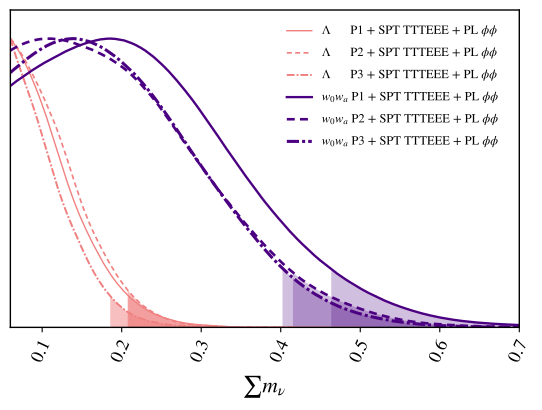

Python code for this plot:
import getdist.plots as gplot
from getdist import MCSamples
from getdist import loadMCSamples
import os
import matplotlib
import subprocess
import matplotlib.pyplot as plt
import numpy as np

# GENERAL PLOT OPTIONS
matplotlib.rcParams['mathtext.fontset'] = 'stix'
matplotlib.rcParams['font.family'] = 'STIXGeneral'
matplotlib.rcParams['mathtext.rm'] = 'Bitstream Vera Sans'
matplotlib.rcParams['mathtext.it'] = 'Bitstream Vera Sans:italic'
matplotlib.rcParams['mathtext.bf'] = 'Bitstream Vera Sans:bold'
matplotlib.rcParams['xtick.bottom'] = True
matplotlib.rcParams['xtick.top'] = False
matplotlib.rcParams['ytick.right'] = False
matplotlib.rcParams['axes.edgecolor'] = 'black'
matplotlib.rcParams['axes.linewidth'] = '1.0'
matplotlib.rcParams['axes.labelsize'] = 'medium'
matplotlib.rcParams['axes.grid'] = True
matplotlib.rcParams['grid.linewidth'] = '0.0'
matplotlib.rcParams['grid.alpha'] = '0.18'
matplotlib.rcParams['grid.color'] = 'lightgray'
matplotlib.rcParams['legend.labelspacing'] = 0.77
matplotlib.rcParams['savefig.bbox'] = 'tight'
matplotlib.rcParams['savefig.format'] = 'pdf'

chaindir=os.getcwd()

analysissettings={'smooth_scale_1D':0.35,'smooth_scale_2D':0.35,'ignore_rows': u'0.5',
'range_confidence' : u'0.01'}

analysissettings2={'smooth_scale_1D':0.35,'smooth_scale_2D':0.35,'ignore_rows': u'0.0',
'range_confidence' : u'0.01'}

root_chains = (
  'EXAMPLE_MCMC10',
  'EXAMPLE_MCMC11',
  'EXAMPLE_MCMC12',
  'EXAMPLE_MCMC13',
  'EXAMPLE_MCMC14',
  'EXAMPLE_MCMC15',
  'EXAMPLE_MCMC16',
  'EXAMPLE_MCMC17',
  'EXAMPLE_MCMC18'
)

num_points_thin = 50000

# --------------------------------------------------------------------------------
samples=loadMCSamples(chaindir + '/../chains/' + root_chains[0],settings=analysissettings)
samples.thin(factor = int(np.sum(samples.weights)/num_points_thin))
p = samples.getParams()
samples.addDerived(p.omegam*p.H0/100.,name='gamma',label='{\\Omega_m h}')
samples.addDerived(p.s8omegamp5/0.5477225575,name='SS8',label='{S_8}')
samples.addDerived(p.mnu,name='mnu2',label='{\\sum m_\\nu}', range=[0.06,0.7])
samples.saveAsText(chaindir + '/.VM_P101_TMP1')
# --------------------------------------------------------------------------------
samples=loadMCSamples(chaindir + '/../chains/' + root_chains[1],settings=analysissettings)
samples.thin(factor = int(np.sum(samples.weights)/num_points_thin))
p = samples.getParams()
samples.addDerived(p.omegam*p.H0/100.,name='gamma',label='{\\Omega_m h}')
samples.addDerived(p.s8omegamp5/0.5477225575,name='SS8',label='{S_8}')
samples.addDerived(p.mnu,name='mnu2',label='{\\sum m_\\nu}', range=[0.06,0.7])
samples.saveAsText(chaindir + '/.VM_P101_TMP2')
# --------------------------------------------------------------------------------
samples=loadMCSamples(chaindir + '/../chains/' + root_chains[2],settings=analysissettings)
samples.thin(factor = int(np.sum(samples.weights)/num_points_thin))
p = samples.getParams()
samples.addDerived(p.omegam*p.H0/100.,name='gamma',label='{\\Omega_m h}')
samples.addDerived(p.s8omegamp5/0.5477225575,name='SS8',label='{S_8}')
samples.addDerived(p.mnu,name='mnu2',label='{\\sum m_\\nu}', range=[0.06,0.7])
samples.saveAsText(chaindir + '/.VM_P101_TMP3')
# --------------------------------------------------------------------------------
# --------------------------------------------------------------------------------
samples=loadMCSamples(chaindir + '/../chains/' + root_chains[3],settings=analysissettings)
samples.thin(factor = int(np.sum(samples.weights)/num_points_thin))
p = samples.getParams()
samples.addDerived(p.omegam*p.H0/100.,name='gamma',label='{\\Omega_m h}')
samples.addDerived(p.s8omegamp5/0.5477225575,name='SS8',label='{S_8}')
samples.addDerived(p.mnu,name='mnu2',label='{\\sum m_\\nu}', range=[0.06,0.7])
samples.saveAsText(chaindir + '/.VM_P101_TMP4')
# --------------------------------------------------------------------------------
samples=loadMCSamples(chaindir + '/../chains/' + root_chains[4],settings=analysissettings)
samples.thin(factor = int(np.sum(samples.weights)/num_points_thin))
p = samples.getParams()
samples.addDerived(p.omegam*p.H0/100.,name='gamma',label='{\\Omega_m h}')
samples.addDerived(p.s8omegamp5/0.5477225575,name='SS8',label='{S_8}')
samples.addDerived(p.mnu,name='mnu2',label='{\\sum m_\\nu}', range=[0.06,0.7])
samples.saveAsText(chaindir + '/.VM_P101_TMP5')
# --------------------------------------------------------------------------------
samples=loadMCSamples(chaindir + '/../chains/' + root_chains[5],settings=analysissettings)
samples.thin(factor = int(np.sum(samples.weights)/num_points_thin))
p = samples.getParams()
samples.addDerived(p.omegam*p.H0/100.,name='gamma',label='{\\Omega_m h}')
samples.addDerived(p.s8omegamp5/0.5477225575,name='SS8',label='{S_8}')
samples.addDerived(p.mnu,name='mnu2',label='{\\sum m_\\nu}', range=[0.06,0.7])
samples.saveAsText(chaindir + '/.VM_P101_TMP6')
# --------------------------------------------------------------------------------
# --------------------------------------------------------------------------------
samples=loadMCSamples(chaindir + '/../chains/' + root_chains[6],settings=analysissettings)
samples.thin(factor = int(np.sum(samples.weights)/num_points_thin))
p = samples.getParams()
samples.addDerived(p.omegam*p.H0/100.,name='gamma',label='{\\Omega_m h}')
samples.addDerived(p.s8omegamp5/0.5477225575,name='SS8',label='{S_8}')
samples.addDerived(p.mnu,name='mnu2',label='{\\sum m_\\nu}', range=[0.06,0.7])
samples.saveAsText(chaindir + '/.VM_P101_TMP7')
# --------------------------------------------------------------------------------
samples=loadMCSamples(chaindir + '/../chains/' + root_chains[7],settings=analysissettings)
samples.thin(factor = int(np.sum(samples.weights)/num_points_thin))
p = samples.getParams()
samples.addDerived(p.omegam*p.H0/100.,name='gamma',label='{\\Omega_m h}')
samples.addDerived(p.s8omegamp5/0.5477225575,name='SS8',label='{S_8}')
samples.addDerived(p.mnu,name='mnu2',label='{\\sum m_\\nu}', range=[0.06,0.7])
samples.saveAsText(chaindir + '/.VM_P101_TMP8')
# --------------------------------------------------------------------------------
samples=loadMCSamples(chaindir + '/../chains/' + root_chains[8],settings=analysissettings)
samples.thin(factor = int(np.sum(samples.weights)/num_points_thin))
p = samples.getParams()
samples.addDerived(p.omegam*p.H0/100.,name='gamma',label='{\\Omega_m h}')
samples.addDerived(p.s8omegamp5/0.5477225575,name='SS8',label='{S_8}')
samples.addDerived(p.mnu,name='mnu2',label='{\\sum m_\\nu}', range=[0.06,0.7])
samples.saveAsText(chaindir + '/.VM_P101_TMP9')
# --------------------------------------------------------------------------------


#GET DIST PLOT SETUP
g = gplot.get_single_plotter(
  chain_dir=chaindir,
  analysis_settings=analysissettings2,
  width_inch=5.3
)

g.settings.axis_tick_x_rotation=65
g.settings.lw_contour = 1.2
g.settings.legend_rect_border = False
g.settings.figure_legend_frame = False
g.settings.axes_fontsize = 13.0
g.settings.legend_fontsize = 9.0
g.settings.alpha_filled_add = 0.85
g.settings.lab_fontsize=15.5
g.legend_labels=False
g.settings.constrained_layout=True

g.plots_1d(
  [ 
    chaindir + '/.VM_P101_TMP1', 
    chaindir + '/.VM_P101_TMP4', 
    chaindir + '/.VM_P101_TMP7', 
    chaindir + '/.VM_P101_TMP3',
    chaindir + '/.VM_P101_TMP6',
    chaindir + '/.VM_P101_TMP9'
  ],
  params=[u'mnu2'],
  line_args=[
    {'lw': 1.0,'ls': 'solid', 'color':'lightcoral'},
    {'lw': 1.2,'ls': '--', 'color':'lightcoral'},
    {'lw': 1.4,'ls': '-.', 'color': 'lightcoral'},
    {'lw': 1.7,'ls': 'solid', 'color':'indigo'},
    {'lw': 1.9,'ls': '--', 'color':'indigo'},
    {'lw': 2.2,'ls': '-.', 'color': 'indigo'}
  ]
)

g.settings.tight_layout=True
g.finish_plot(
  legend_labels=[
    '$\\Lambda \\quad \\,\\,\\,$  P1 + SPT TTTEEE + PL $\phi\phi$',
    '$\\Lambda \\quad \\,\\,\\,$  P2 + SPT TTTEEE + PL $\phi\phi$',
    '$\\Lambda \\quad \\,\\,\\,$  P3 + SPT TTTEEE + PL $\phi\phi$',
    '$w_0w_a$ P1 + SPT TTTEEE + PL $\phi\phi$',
    '$w_0w_a$ P2 + SPT TTTEEE + PL $\phi\phi$',
    '$w_0w_a$ P3 + SPT TTTEEE + PL $\phi\phi$'
  ],
  no_extra_legend_space=True,
  legend_loc=(0.52,0.625)
)

ax = g.get_axes()
ax.set_xlim(0.06,0.7)

# --------------------------------------------------------------------------------
samples        = loadMCSamples(chaindir + '/.VM_P101_TMP3',settings=analysissettings2)
stats          = samples.getMargeStats()
sampleAnalyser = gplot.MCSampleAnalysis(chaindir,settings=analysissettings2)
lims           = stats.parWithName('mnu2').limits
density        = sampleAnalyser.get_density(chaindir + '/.VM_P101_TMP3', param='mnu2')

tmp0 = []
tmp1 = []
for i in range(0,len(density.x)) :
  if((density.x[i] < lims[1].lower) or density.x[i] > lims[1].upper) :
    tmp0.append(density.x[i])
    tmp1.append(density.P[i])
plt.gca().fill_between(tmp0, 0, tmp1, facecolor='indigo',alpha=0.25) 
# --------------------------------------------------------------------------------
samples        = loadMCSamples(chaindir + '/.VM_P101_TMP6',settings=analysissettings2)
stats          = samples.getMargeStats()
sampleAnalyser = gplot.MCSampleAnalysis(chaindir,settings=analysissettings2)
lims           = stats.parWithName('mnu2').limits
density        = sampleAnalyser.get_density(chaindir + '/.VM_P101_TMP6', param='mnu2')

tmp0 = []
tmp1 = []
for i in range(0,len(density.x)) :
  if((density.x[i] < lims[1].lower) or density.x[i] > lims[1].upper) :
    tmp0.append(density.x[i])
    tmp1.append(density.P[i])
plt.gca().fill_between(tmp0, 0, tmp1, facecolor='indigo',alpha=0.25) 
# --------------------------------------------------------------------------------
samples        = loadMCSamples(chaindir + '/.VM_P101_TMP9',settings=analysissettings2)
stats          = samples.getMargeStats()
sampleAnalyser = gplot.MCSampleAnalysis(chaindir,settings=analysissettings2)
lims           = stats.parWithName('mnu2').limits
density        = sampleAnalyser.get_density(chaindir + '/.VM_P101_TMP9', param='mnu2')

tmp0 = []
tmp1 = []
for i in range(0,len(density.x)) :
  if((density.x[i] < lims[1].lower) or density.x[i] > lims[1].upper) :
    tmp0.append(density.x[i])
    tmp1.append(density.P[i])
plt.gca().fill_between(tmp0, 0, tmp1, facecolor='indigo',alpha=0.25) 
# --------------------------------------------------------------------------------
samples        = loadMCSamples(chaindir + '/.VM_P101_TMP1',settings=analysissettings2)
stats          = samples.getMargeStats()
sampleAnalyser = gplot.MCSampleAnalysis(chaindir,settings=analysissettings2)
lims           = stats.parWithName('mnu2').limits
density        = sampleAnalyser.get_density(chaindir + '/.VM_P101_TMP1', param='mnu2')

tmp0 = []
tmp1 = []
for i in range(0,len(density.x)) :
  if((density.x[i] < lims[1].lower) or density.x[i] > lims[1].upper) :
    tmp0.append(density.x[i])
    tmp1.append(density.P[i])
plt.gca().fill_between(tmp0, 0, tmp1, facecolor='lightcoral',alpha=0.5) 
# --------------------------------------------------------------------------------
samples        = loadMCSamples(chaindir + '/.VM_P101_TMP4',settings=analysissettings2)
stats          = samples.getMargeStats()
sampleAnalyser = gplot.MCSampleAnalysis(chaindir,settings=analysissettings2)
lims           = stats.parWithName('mnu2').limits
density        = sampleAnalyser.get_density(chaindir + '/.VM_P101_TMP4', param='mnu2')

tmp0 = []
tmp1 = []
for i in range(0,len(density.x)) :
  if((density.x[i] < lims[1].lower) or density.x[i] > lims[1].upper) :
    tmp0.append(density.x[i])
    tmp1.append(density.P[i])
plt.gca().fill_between(tmp0, 0, tmp1, facecolor='lightcoral',alpha=0.5) 
# --------------------------------------------------------------------------------
samples        = loadMCSamples(chaindir + '/.VM_P101_TMP7',settings=analysissettings2)
stats          = samples.getMargeStats()
sampleAnalyser = gplot.MCSampleAnalysis(chaindir,settings=analysissettings2)
lims           = stats.parWithName('mnu2').limits
density        = sampleAnalyser.get_density(chaindir + '/.VM_P101_TMP7', param='mnu2')

tmp0 = []
tmp1 = []
for i in range(0,len(density.x)) :
  if((density.x[i] < lims[1].lower) or density.x[i] > lims[1].upper) :
    tmp0.append(density.x[i])
    tmp1.append(density.P[i])
plt.gca().fill_between(tmp0, 0, tmp1, facecolor='lightcoral',alpha=0.5) 
# --------------------------------------------------------------------------------

# --------------------------------------------------------------------------------

# --------------------------------------------------------------------------------

g.export()
